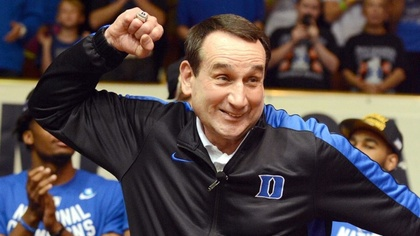
%> input picture lab/lab4/coach_k.jpg, 420 x 236 px, shrunk from 1024 x 576 before the run
$ octave worksheet4_1.m   (GNU Octave 9; MATLAB toolbox functions it lacks are replaced by stand-ins)
%> lines starting %> are read from the running program, lines starting %| are printed output that depends on the picture
%> further down, I is the input picture: size 236x420x3 uint8; mean R, G, B 80.9, 70.5, 73
### lab/lab4/colouredToGray.m
% Function will take a colour image as input  and will return a grayscale image
function [gray_img] = colouredToGray(img)
       % Extract Red colour component to R, Green colour component to G
       % and Blue colour component to  B
       R=img(:, :, 1);
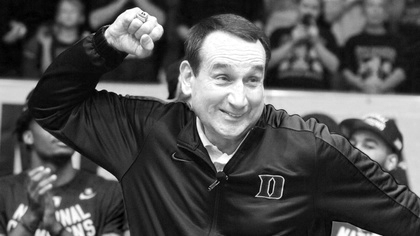
%> R: size 236x420 uint8; min 0, max 255, mean 80.9
       G=img(:, :, 2);
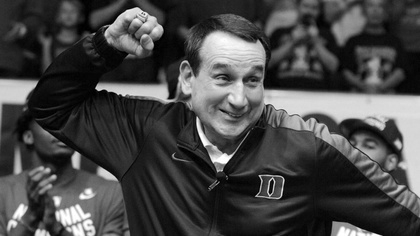
%> G: size 236x420 uint8; min 0, max 255, mean 70.5
       B=img(:, :, 3);
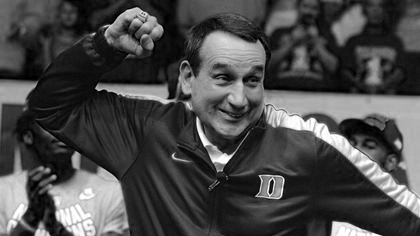
%> B: size 236x420 uint8; min 0, max 255, mean 73

      % Getting number of rows in M and number of column in N of RGB image matrix
      % ~ is used to ignore dimension of RGB image
      % as size(img) function will return row, column and dimension of the RGB image
      [M, N, ~]=size(img);
%> M = 236; N = 420

     % creating a new 2-d matrix 'gray_img' of size M*N of 'uint8' data type with all
     % elements  as zero
     gray_img=zeros(M, N, 'uint8');

     % calculating grayscale values by forming a weighted sum of the R, G, and B components
     % for each pixel
     for i=1:M
         for j=1:N
               gray_img(i, j)=(R(i, j)*0.2989)+(G(i, j)*0.5870)+(B(i, j)*0.114);
              end
     end
end

### lab/lab4/worksheet4_1.m

% part 1 : Visualizing Images/ Matrices

%% (a)
clear all; close all; clc;
I = imread('coach_k.jpg');
save image.mat I

figure
subplot(211)
imshow(I)
title('original image')

image_grayscale = colouredToGray(I);
subplot(212)
imshow(image_grayscale)
title('gray scale image')

%% (b)

figure

subplot(131)
imshow(image_grayscale);
title('grayscale')
axis square

subplot(132)
imagesc(image_grayscale);
colormap gray
axis square
title('imagesc')

subplot(133)
im = image_grayscale./(255/64);
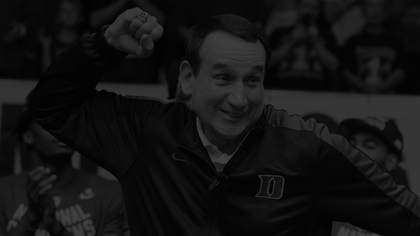
%> im: size 236x420 uint8; min 0, max 64, mean 18.6
image(im)
colormap gray
caxis([0, 64])
axis square
title('image')

%% v.
%> (the run ends here)
